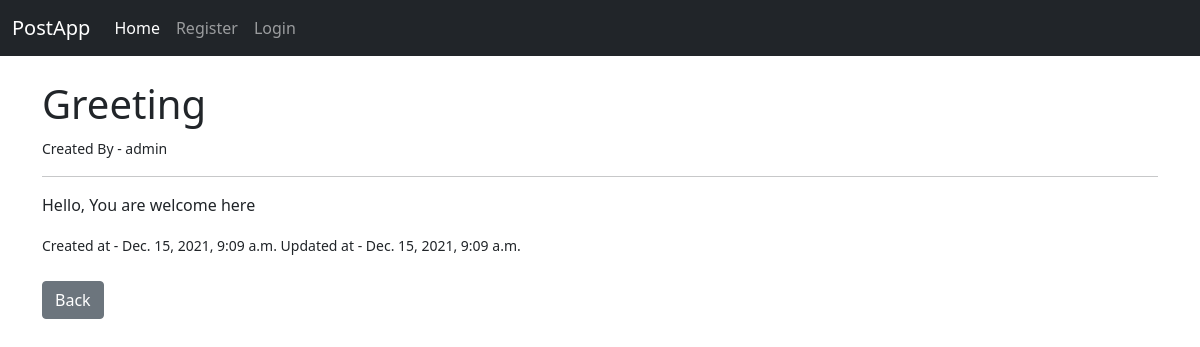
Page /artical/1 on the committed database.
### user_app/models.py (models this page shows, shortened)
class Post(models.Model):
    title = models.CharField(max_length=255)
    user = models.ForeignKey(User, on_delete=models.CASCADE)
    text = models.TextField()
    created_at = models.DateTimeField(auto_now_add=True, null=True)
    updated_at = models.DateTimeField(auto_now_add=True, null=True)

### user_app/views.py (the view)
# urls.py: path('artical/<int:pk>', views.PostDetailView.as_view(), name='post_detail_view'),
class PostDetailView(DetailView):
    model = Post
    template_name = 'user_app/post_detail.html'

### user_app/templates/user_app/post_detail.html
{% extends 'user_app/base.html' %}
{% block content %}
<h1>{{ post.title }}</h1> <small>Created By - {{ post.user }}</small>
<hr>
<p> {{ post.text}} </p>
<small>Created at - {{ post.created_at }} Updated at - {{ post.updated_at }}</small>
<br><br>
<a href="{% url 'post'%}" class="btn btn-secondary"> Back</a>
 {% endblock %}

### rows in the picture
Post: title "Greeting", user "admin", text "Hello, You are welcome here", created_at "Dec. 15, 2021, 9:09 a.m.", updated_at "Dec. 15, 2021, 9:09 a.m."
